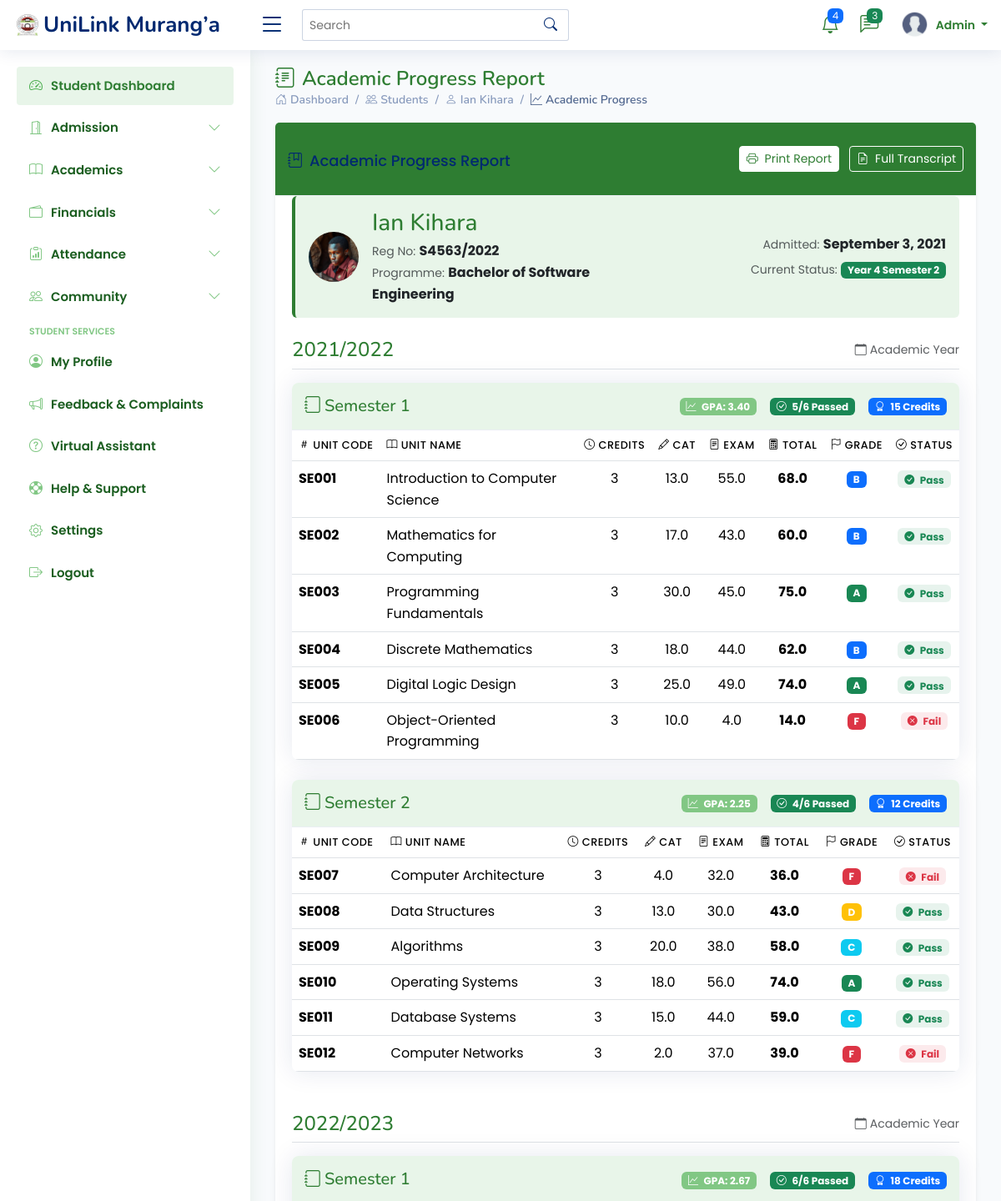
The page /student/116/progress/ (upper part) on the database its author committed.
### students_portal/models.py (models this page shows, shortened)
class Student(models.Model):
    registration_number = models.CharField(max_length=20, unique=True)
    first_name = models.CharField(max_length=100)
    last_name = models.CharField(max_length=100)
    middle_name = models.CharField(max_length=100, blank=True, null=True)
    id_number = models.CharField(max_length=20, blank=True, null=True)
    profile_picture = models.ImageField(upload_to='lecturer_profiles/', blank=True, null=True)
    programme = models.ForeignKey(Programme, on_delete=models.CASCADE, related_name='students')
    current_year = models.IntegerField()
    current_semester = models.IntegerField()
    date_of_admission = models.DateField()
    expected_graduation_date = models.DateField(blank=True, null=True)
    date_of_birth = models.DateField(blank=True, null=True)
    gender = models.CharField(max_length=10, choices=[
        ('M', 'Male'),
        ('F', 'Female'),
        ('O', 'Other')
    ], blank=True, null=True)
    email = models.EmailField(blank=True, null=True)
    phone_number = models.CharField(max_length=15, blank=True, null=True)
    religion = models.CharField(max_length=50, blank=True, null=True)
    county = models.CharField(max_length=50, blank=True, null=True)
    town = models.CharField(max_length=50, blank=True, null=True)
    postal_address = models.CharField(max_length=100, blank=True, null=True)
    postal_code = models.CharField(max_length=10, blank=True, null=True)
    parent_name = models.CharField(max_length=100, blank=True, null=True)
    parent_phone = models.CharField(max_length=15, blank=True, null=True)
    emergency_contact_name = models.CharField(max_length=100, blank=True, null=True)
    emergency_contact_relationship = models.CharField(max_length=50, blank=True, null=True)
    emergency_contact_phone = models.CharField(max_length=15, blank=True, null=True)
    is_active = models.BooleanField(default=True)
    status = models.CharField(max_length=20, choices=[
        ('active', 'Active'),
        ('inactive', 'Inactive'),
        ('graduated', 'Graduated'),
        ('deferred', 'Deferred'),
        ('suspended', 'Suspended'),
        ('transferred', 'Transferred'),
        ('withdrawn', 'Withdrawn')
    ], default='active')
    entry_mode = models.CharField(max_length=20, choices=[
        ('government_sponsored', 'Government-Sponsored'),
        ('self_sponsored', 'Self-Sponsored'),
        ('parallel', 'Parallel'),
        ('exchange', 'Exchange'),
        ('transfer', 'Transfer')
    ], default='government_sponsored')
    scholarship_info = models.TextField(blank=True, null=True)
    created_at = models.DateTimeField(auto_now_add=True)
    updated_at = models.DateTimeField(auto_now=True)
    def get_full_name(self):
        if self.middle_name:
            return f"{self.first_name} {self.middle_name} {self.last_name}"
        return f"{self.first_name} {self.last_name}"

class Programme(models.Model):
    name = models.CharField(max_length=200)
    code = models.CharField(max_length=20, unique=True)
    department = models.ForeignKey(Department, on_delete=models.CASCADE, related_name='programmes')
    duration_years = models.IntegerField()
    semesters_per_year = models.IntegerField(default=2)
    description = models.TextField(blank=True, null=True)

class AcademicYear(models.Model):
    name = models.CharField(max_length=50)
    start_date = models.DateField()
    end_date = models.DateField()
    is_current = models.BooleanField(default=False)

class Unit(models.Model):
    name = models.CharField(max_length=200)
    code = models.CharField(max_length=20, unique=True)
    description = models.TextField(blank=True, null=True)
    credit_hours = models.IntegerField(default=3)
    is_core = models.BooleanField(default=True)

class StudentUnitGrade(models.Model):
    enrollment = models.OneToOneField(StudentEnrollment, on_delete=models.CASCADE, related_name='final_grade')
    cat_average = models.DecimalField(max_digits=5, decimal_places=2)
    exam_score = models.DecimalField(max_digits=5, decimal_places=2)
    total_score = models.DecimalField(max_digits=5, decimal_places=2, null=True, blank=True)
    grade = models.ForeignKey(GradeSystem, on_delete=models.PROTECT, related_name='student_grades', null=True, blank=True)
    is_pass = models.BooleanField(default=False)
    remarks = models.TextField(blank=True, null=True)

### students_portal/views.py (the view)
# urls.py: path('student/<int:student_id>/progress/', views.student_progress_report, name='student_progress'),
def student_progress_report(request, student_id):
    student = get_object_or_404(Student, pk=student_id)
    progress_data = get_student_academic_progress(student)
    context = {
        'student': student,
        'progress_data': progress_data
    }
    return render(request, 'academics/student_progress.html', context)

### templates/academics/student_progress.html (shortened to what this page needs)
{% extends "base/base.html" %}
{% load static %}
{% block content %}
<div class="pagetitle">
    <h1><i class="bi bi-journal-text me-2"></i>Academic Progress Report</h1>
    <nav>
        <ol class="breadcrumb">
            <li class="breadcrumb-item"><a href="{% url 'admin_dashboard' %}"><i class="bi bi-house-door me-1"></i>Dashboard</a></li>
            <li class="breadcrumb-item"><a href="{% url 'database_students_list' %}"><i class="bi bi-people me-1"></i>Students</a></li>
            <li class="breadcrumb-item"><a href="{% url 'student_detail' student.id %}"><i class="bi bi-person me-1"></i>{{ student.get_full_name }}</a></li>
            <li class="breadcrumb-item active"><i class="bi bi-graph-up me-1"></i>Academic Progress</li>
        </ol>
    </nav>
</div>
<section class="section">
    <div class="row">
        <div class="col-lg-12">
            <div class="card border-0 shadow-sm">
                <div class="card-header bg-university-primary text-white">
                    <div class="d-flex justify-content-between align-items-center">
                        <h2 class="card-title mb-0"><i class="bi bi-journal-bookmark me-2"></i>Academic Progress Report</h2>
                        <div>
                            <button class="btn btn-university-light btn-sm" onclick="window.print()">
                                <i class="bi bi-printer me-1"></i> Print Report
                            </button>
                            <a href="{% url 'student_transcript' student.id %}" class="btn btn-outline-university-light btn-sm ms-2">
                                <i class="bi bi-file-earmark-text me-1"></i> Full Transcript
                            </a>
                        </div>
                    </div>
                </div>
                <div class="card-body">
                    <div class="student-header mb-4 p-3 bg-university-light rounded">
                        <div class="row align-items-center">
                            <div class="col-md-6">
                                <div class="d-flex align-items-center">
                                    <div class="me-3">
                                        {% if student.profile_picture %}
                                        <img src="{{ student.profile_picture.url }}" alt="Profile" class="rounded-circle" width="60" height="60">
                                        {% else %}
                                        <img src="{% static 'assets/img/profile.png' %}" alt="Profile" class="rounded-circle" width="60" height="60">
                                        {% endif %}
                                    </div>
                                    <div>
                                        <h3 class="mb-1 text-university">{{ student.get_full_name }}</h3>
                                        <div class="d-flex flex-wrap">
                                            <div class="me-3">
                                                <span class="text-muted small">Reg No:</span>
                                                <span class="fw-bold">{{ student.registration_number }}</span>
                                            </div>
                                            <div>
                                                <span class="text-muted small">Programme:</span>
                                                <span class="fw-bold">{{ student.programme.name }}</span>
                                            </div>
                                        </div>
                                    </div>
                                </div>
                            </div>
                            <div class="col-md-6 text-md-end">
                                <div class="d-flex flex-column">
                                    <div class="mb-1">
                                        <span class="text-muted small">Admitted:</span>
                                        <span class="fw-bold">{{ student.date_of_admission|date:"F j, Y" }}</span>
                                    </div>
                                    <div>
                                        <span class="text-muted small">Current Status:</span>
                                        <span class="badge {% if student.status == 'active' %}bg-success{% else %}bg-warning{% endif %}">
                                            Year {{ student.current_year }} Semester {{ student.current_semester }}
                                        </span>
                                    </div>
                                </div>
                            </div>
                        </div>
                    </div>
                    {% for year_id, year_data in progress_data.academic_years.items %}
                    <div class="academic-year mb-5">
                        <div class="d-flex justify-content-between align-items-center mb-3 border-bottom pb-2">
                            <h4 class="mb-0 text-university">{{ year_data.name }}</h4>
                            <div class="text-muted small"><i class="bi bi-calendar me-1"></i>Academic Year</div>
                        </div>
                        {% for semester_num, semester_data in year_data.semesters.items %}
                        <div class="card semester-card mb-4 border-university-light">
                            <div class="card-header bg-university-light d-flex justify-content-between align-items-center">
                                <h5 class="mb-0 text-university">
                                    <i class="bi bi-journal me-1"></i>Semester {{ semester_num }}
                                </h5>
                                <div class="d-flex">
                                    <div class="me-3">
                                        <span class="badge bg-university-secondary">
                                            <i class="bi bi-graph-up me-1"></i> GPA: {{ semester_data.summary.gpa|floatformat:2 }}
                                        </span>
                                    </div>
                                    <div class="me-3">
                                        <span class="badge bg-success">
                                            <i class="bi bi-check-circle me-1"></i> {{ semester_data.summary.units_passed }}/{{ semester_data.summary.units_attempted }} Passed
                                        </span>
                                    </div>
                                    <div>
                                        <span class="badge bg-primary">
                                            <i class="bi bi-award me-1"></i> {{ semester_data.summary.earned_credits }} Credits
                                        </span>
                                    </div>
                                </div>
                            </div>
                            <div class="card-body p-0">
                                <div class="table-responsive">
                                    <table class="table table-hover mb-0">
                                        <thead class="bg-university-light">
                                            <tr>
                                                <th class="text-nowrap"><i class="bi bi-hash me-1"></i>Unit Code</th>
                                                <th><i class="bi bi-book me-1"></i>Unit Name</th>
                                                <th class="text-center"><i class="bi bi-clock me-1"></i>Credits</th>
                                                <th class="text-center"><i class="bi bi-pencil me-1"></i>CAT</th>
                                                <th class="text-center"><i class="bi bi-file-text me-1"></i>Exam</th>
                                                <th class="text-center"><i class="bi bi-calculator me-1"></i>Total</th>
                                                <th class="text-center"><i class="bi bi-flag me-1"></i>Grade</th>
                                                <th class="text-center"><i class="bi bi-check-circle me-1"></i>Status</th>
                                            </tr>
                                        </thead>
                                        <tbody>
                                            {% for unit in semester_data.units %}
                                            <tr>
                                                <td class="fw-bold text-university">{{ unit.code }}</td>
                                                <td>{{ unit.name }}</td>
                                                <td class="text-center">{{ unit.credit_hours }}</td>
                                                <td class="text-center">{{ unit.cat_average|floatformat:1|default:"-" }}</td>
                                                <td class="text-center">{{ unit.exam_score|floatformat:1|default:"-" }}</td>
                                                <td class="text-center fw-bold">{{ unit.total_score|floatformat:1|default:"-" }}</td>
                                                <td class="text-center">
                                                    <span class="badge
                                                        {% if unit.grade == 'A' %}bg-success
                                                        {% elif unit.grade == 'B' %}bg-primary
                                                        {% elif unit.grade == 'C' %}bg-info
                                                        {% elif unit.grade == 'D' %}bg-warning
                                                        {% elif unit.grade == 'E' %}bg-warning
                                                        {% elif unit.grade == 'F' %}bg-danger
                                                        {% else %}bg-secondary{% endif %}">
                                                        {{ unit.grade|default:"-" }}
                                                    </span>
                                                </td>
                                                <td class="text-center">
                                                    {% if unit.is_pass %}
                                                        <span class="badge bg-success-light text-success">
                                                            <i class="bi bi-check-circle-fill me-1"></i> Pass
                                                        </span>
                                                    {% else %}
                                                        <span class="badge bg-danger-light text-danger">
                                                            <i class="bi bi-x-circle-fill me-1"></i> Fail
                                                        </span>
                                                    {% endif %}
                                                </td>
                                            </tr>
                                            {% endfor %}
                                        </tbody>
                                    </table>
                                </div>
                            </div>
                        </div>
                        {% endfor %}
                    </div>
                    {% endfor %}
                </div>
            </div>
        </div>
    </div>
</section>
{% endblock %}

### rows shown on the page
Student: get_full_name "Ian Kihara", profile_picture (picture), registration_number "S4563/2022", programme.name "Bachelor of Software Engineering", date_of_admission "September 3, 2021", current_year "4", current_semester "2"
AcademicYear: name "2021/2022"
Unit: code "SE001", name "Introduction to Computer Science"
StudentUnitGrade: cat_average "13.0", exam_score "55.0", total_score "68.0"
Unit: code "SE002", name "Mathematics for Computing"
StudentUnitGrade: cat_average "17.0", exam_score "43.0", total_score "60.0"
Unit: code "SE003", name "Programming Fundamentals"
StudentUnitGrade: cat_average "30.0", exam_score "45.0", total_score "75.0"
Unit: code "SE004", name "Discrete Mathematics"
StudentUnitGrade: cat_average "18.0", exam_score "44.0", total_score "62.0"
Unit: code "SE005", name "Digital Logic Design"
StudentUnitGrade: cat_average "25.0", exam_score "49.0", total_score "74.0"
Unit: code "SE006", name "Object-Oriented Programming"
StudentUnitGrade: cat_average "10.0", exam_score "4.0", total_score "14.0"
Unit: code "SE007", name "Computer Architecture"
StudentUnitGrade: cat_average "4.0", exam_score "32.0", total_score "36.0"
Unit: code "SE008", name "Data Structures"
StudentUnitGrade: cat_average "13.0", exam_score "30.0", total_score "43.0"
Unit: code "SE009", name "Algorithms"
StudentUnitGrade: cat_average "20.0", exam_score "38.0", total_score "58.0"
Unit: code "SE010", name "Operating Systems"
StudentUnitGrade: cat_average "18.0", exam_score "56.0", total_score "74.0"
Unit: code "SE011", name "Database Systems"
StudentUnitGrade: cat_average "15.0", exam_score "44.0", total_score "59.0"
Unit: code "SE012", name "Computer Networks"
StudentUnitGrade: cat_average "2.0", exam_score "37.0", total_score "39.0"
AcademicYear: name "2022/2023"

### other values the page prints
{{ semester_num }} "1" "2" "1"
{{ semester_data.summary.gpa|floatformat:2 }} "3.40" "2.25" "2.67"
{{ semester_data.summary.units_passed }} "5" "4" "6"
{{ semester_data.summary.units_attempted }} "6" "6" "6"
{{ semester_data.summary.earned_credits }} "15" "12" "18"
{{ unit.credit_hours }} "3" "3" "3" "3" "3" "3" "3" "3" "3" "3" "3" "3"
{{ unit.grade|default:"-" }} "B" "B" "A" "B" "A" "F" "F" "D" "C" "A" "C" "F"
